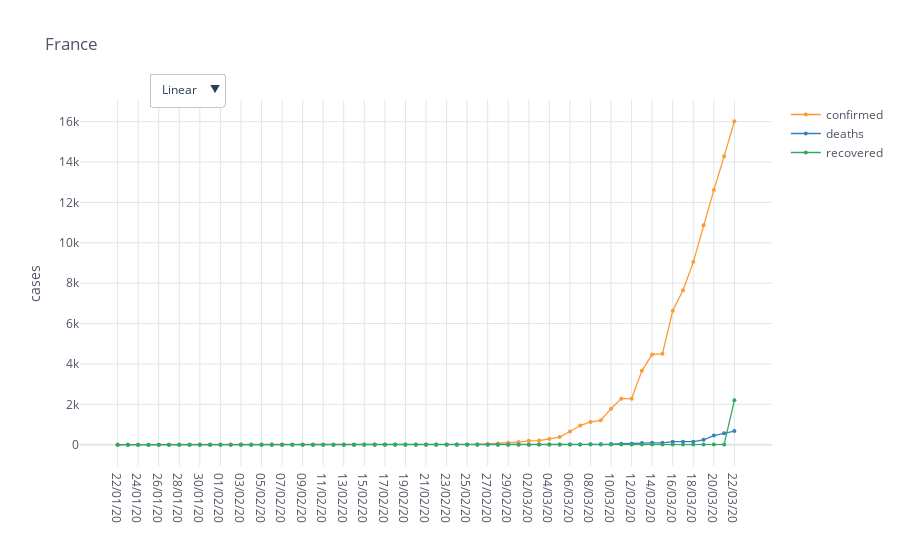

Source (notebook cell):
### Code cell
import numpy as np
import pandas as pd
import cufflinks as cf
import plotly.graph_objs as go
import mytools.regression as reg
import mytools.date as dt
import mytools.plot as mp
import mytools.dataio as io
import matplotlib.pyplot as plt

cf.go_offline()
cf.set_config_file(offline=False, world_readable=True)

file_confirmed = 'https://raw.githubusercontent.com/CSSEGISandData/COVID-19/master/csse_covid_19_data/csse_covid_19_time_series/time_series_19-covid-Confirmed.csv'
file_deaths = 'https://raw.githubusercontent.com/CSSEGISandData/COVID-19/master/csse_covid_19_data/csse_covid_19_time_series/time_series_19-covid-Deaths.csv'
file_recovered = 'https://raw.githubusercontent.com/CSSEGISandData/COVID-19/master/csse_covid_19_data/csse_covid_19_time_series/time_series_19-covid-Recovered.csv'

country = 'France'


# df_confirmed = pd.read_csv(file_confirmed)
# confirmed_cases = df_confirmed[df_confirmed['Country/Region'] == country].loc[:, '1/22/20':].transpose(copy=True)
# 
# df_deaths = pd.read_csv(file_deaths)
# death_cases = df_deaths[df_deaths['Country/Region'] == country].loc[:, '1/22/20':].transpose(copy=True)
# 
# df_recovered = pd.read_csv(file_recovered)
# recovered_cases = df_recovered[df_recovered['Country/Region'] == country].loc[:, '1/22/20':].transpose(copy=True)
# 
# overall_stats = pd.concat([confirmed_cases, death_cases, recovered_cases], axis=1, sort=False)
# overall_stats.columns = ['confirmed', 'deaths', 'recovered']
# 
# days = dt.str_to_day_of_year(overall_stats.index.to_list())
# # overall_stats['day'] = days
# # overall_stats.index = days

overall_stats = io.world_load_stats_country(country)

fig = mp.iplot_comparative_plot(overall_stats, title=country, size=4, yTitle='cases', mode='lines+markers', asFigure=True)
fig.show()

### Figure 1 — Plotly figure (JSON) as saved in the notebook; plotly's stock layout.template omitted (floating-point values rounded to 4 significant figures)
{"data": [{"line": {"color": "rgba(255, 153, 51, 1.0)", "dash": "solid", "shape": "linear", "width": 1.3}, "marker": {"size": 4, "symbol": "circle"}, "mode": "lines+markers", "name": "confirmed", "text": "", "type": "scatter", "x": ["22/01/20", "23/01/20", "24/01/20", "25/01/20", "26/01/20", "27/01/20", "28/01/20", "29/01/20", "30/01/20", "31/01/20", "01/02/20", "02/02/20", "03/02/20", "04/02/20", "05/02/20", "06/02/20", "07/02/20", "08/02/20", "09/02/20", "10/02/20", "11/02/20", "12/02/20", "13/02/20", "14/02/20", "15/02/20", "16/02/20", "17/02/20", "18/02/20", "19/02/20", "20/02/20", "21/02/20", "22/02/20", "23/02/20", "24/02/20", "25/02/20", "26/02/20", "27/02/20", "28/02/20", "29/02/20", "01/03/20", "02/03/20", "03/03/20", "04/03/20", "05/03/20", "06/03/20", "07/03/20", "08/03/20", "09/03/20", "10/03/20", "11/03/20", "12/03/20", "13/03/20", "14/03/20", "15/03/20", "16/03/20", "17/03/20", "18/03/20", "19/03/20", "20/03/20", "21/03/20", "22/03/20"], "y": [0, 0, 2, 3, 3, 3, 4, 5, 5, 5, 6, 6, 6, 6, 6, 6, 6, 11, 11, 11, 11, 11, 11, 11, 12, 12, 12, 12, 12, 12, 12, 12, 12, 12, 14, 18, 38, 57, 100, 130, 191, 204, 285, 377, 653, 949, 1126, 1209, 1784, 2281, 2281, 3661, 4469, 4499, 6633, 7652, 9043, 10871, 12612, 14282, 16018]}, {"line": {"color": "rgba(55, 128, 191, 1.0)", "dash": "solid", "shape": "linear", "width": 1.3}, "marker": {"size": 4, "symbol": "circle"}, "mode": "lines+markers", "name": "deaths", "text": "", "type": "scatter", "x": ["22/01/20", "23/01/20", "24/01/20", "25/01/20", "26/01/20", "27/01/20", "28/01/20", "29/01/20", "30/01/20", "31/01/20", "01/02/20", "02/02/20", "03/02/20", "04/02/20", "05/02/20", "06/02/20", "07/02/20", "08/02/20", "09/02/20", "10/02/20", "11/02/20", "12/02/20", "13/02/20", "14/02/20", "15/02/20", "16/02/20", "17/02/20", "18/02/20", "19/02/20", "20/02/20", "21/02/20", "22/02/20", "23/02/20", "24/02/20", "25/02/20", "26/02/20", "27/02/20", "28/02/20", "29/02/20", "01/03/20", "02/03/20", "03/03/20", "04/03/20", "05/03/20", "06/03/20", "07/03/20", "08/03/20", "09/03/20", "10/03/20", "11/03/20", "12/03/20", "13/03/20", "14/03/20", "15/03/20", "16/03/20", "17/03/20", "18/03/20", "19/03/20", "20/03/20", "21/03/20", "22/03/20"], "y": [0, 0, 0, 0, 0, 0, 0, 0, 0, 0, 0, 0, 0, 0, 0, 0, 0, 0, 0, 0, 0, 0, 0, 0, 1, 1, 1, 1, 1, 1, 1, 1, 1, 1, 1, 2, 2, 2, 2, 2, 3, 4, 4, 6, 9, 11, 19, 19, 33, 48, 48, 79, 91, 91, 148, 148, 148, 243, 450, 562, 674]}, {"line": {"color": "rgba(50, 171, 96, 1.0)", "dash": "solid", "shape": "linear", "width": 1.3}, "marker": {"size": 4, "symbol": "circle"}, "mode": "lines+markers", "name": "recovered", "text": "", "type": "scatter", "x": ["22/01/20", "23/01/20", "24/01/20", "25/01/20", "26/01/20", "27/01/20", "28/01/20", "29/01/20", "30/01/20", "31/01/20", "01/02/20", "02/02/20", "03/02/20", "04/02/20", "05/02/20", "06/02/20", "07/02/20", "08/02/20", "09/02/20", "10/02/20", "11/02/20", "12/02/20", "13/02/20", "14/02/20", "15/02/20", "16/02/20", "17/02/20", "18/02/20", "19/02/20", "20/02/20", "21/02/20", "22/02/20", "23/02/20", "24/02/20", "25/02/20", "26/02/20", "27/02/20", "28/02/20", "29/02/20", "01/03/20", "02/03/20", "03/03/20", "04/03/20", "05/03/20", "06/03/20", "07/03/20", "08/03/20", "09/03/20", "10/03/20", "11/03/20", "12/03/20", "13/03/20", "14/03/20", "15/03/20", "16/03/20", "17/03/20", "18/03/20", "19/03/20", "20/03/20", "21/03/20", "22/03/20"], "y": [0, 0, 0, 0, 0, 0, 0, 0, 0, 0, 0, 0, 0, 0, 0, 0, 0, 0, 0, 0, 0, 2, 2, 2, 4, 4, 4, 4, 4, 4, 4, 4, 4, 4, 11, 11, 11, 11, 12, 12, 12, 12, 12, 12, 12, 12, 12, 12, 12, 12, 12, 12, 12, 12, 12, 12, 12, 12, 12, 12, 2200]}], "layout": {"legend": {"bgcolor": "#FFFFFF", "font": {"color": "#4D5663"}}, "paper_bgcolor": "#FFFFFF", "plot_bgcolor": "#FFFFFF", "title": {"font": {"color": "#4D5663"}, "text": "France"}, "updatemenus": [{"buttons": [{"args": [{"yaxis.type": "linear"}], "label": "Linear", "method": "relayout"}, {"args": [{"yaxis.type": "log"}], "label": "Log", "method": "relayout"}], "direction": "down", "pad": {"r": 10, "t": 10}, "showactive": true, "x": 0.1, "xanchor": "left", "y": 1.1, "yanchor": "top"}], "xaxis": {"gridcolor": "#E1E5ED", "showgrid": true, "tickfont": {"color": "#4D5663"}, "title": {"font": {"color": "#4D5663"}, "text": ""}, "zerolinecolor": "#E1E5ED"}, "yaxis": {"gridcolor": "#E1E5ED", "showgrid": true, "tickfont": {"color": "#4D5663"}, "title": {"font": {"color": "#4D5663"}, "text": "cases"}, "zerolinecolor": "#E1E5ED"}}}
